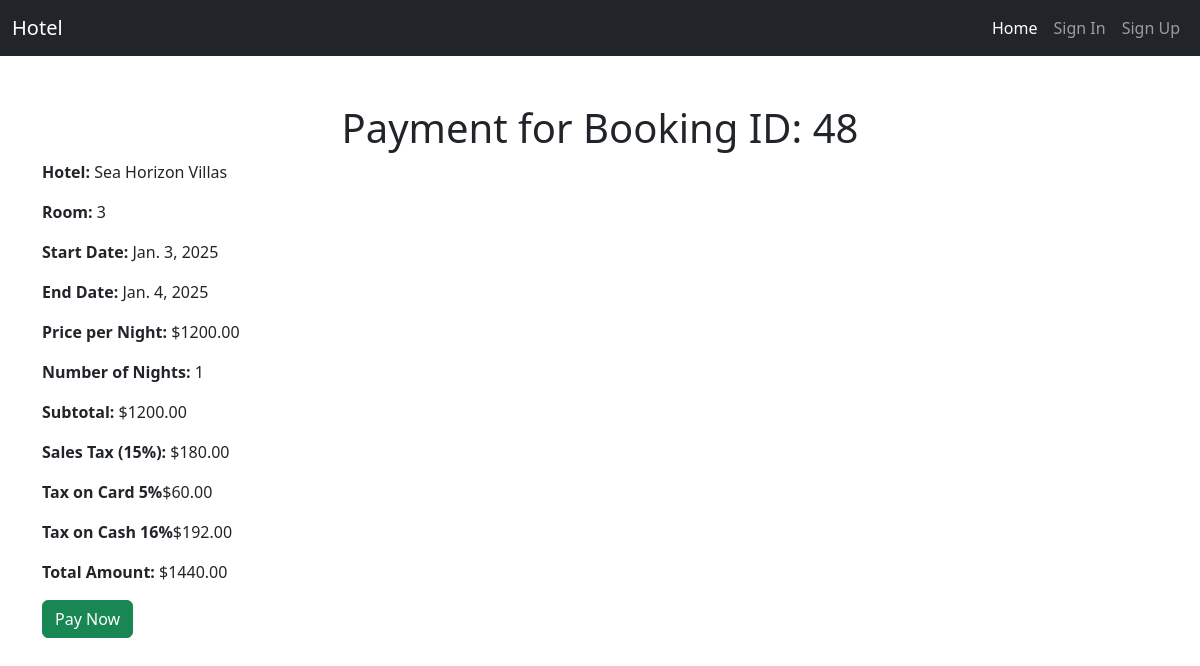
Screenshot of /pay-booking/48/ with the database file from the repository.
### home/models.py (models this page shows, shortened)
class Booking(models.Model):
    class StatusChoices(models.TextChoices):
        PENDING = 'Pending'
        CONFIRMED = 'Confirmed'
        COMPLETED = 'Completed'
        CANCELED = 'Canceled'
    """Booking Model"""
    customer = models.ForeignKey(Customer, on_delete=models.CASCADE, related_name='bookings')
    hotel = models.ForeignKey(Hotel, on_delete=models.CASCADE, related_name='bookings')
    room = models.ForeignKey(Room,on_delete=models.CASCADE , related_name='bookings')
    tax  = models.ForeignKey(Taxes,on_delete=models.CASCADE,related_name='bookings')
    status = models.CharField(max_length=100 , choices=StatusChoices.choices)
    start_date = models.DateField()
    end_date = models.DateField()

class Hotel(models.Model):
    location = models.ForeignKey('home.Location', on_delete=models.CASCADE)
    name            = models.CharField(max_length=100 , unique=True)
    stars           = models.PositiveSmallIntegerField(validators=[MinValueValidator(1),MaxValueValidator(5)])
    is_suspended    = models.BooleanField(default=False)
    is_premium      = models.BooleanField(default=False)
    room_count      = models.PositiveIntegerField(default=0)

class Room(models.Model):
    class RoomType(models.TextChoices):
        STANDARD = 'Standard'
        SUPERIOR = 'Superior'
        DELUXE = 'Deluxe'
        SUITE = 'Suite'
        FAMILY = 'Family'
    hotel = models.ForeignKey(Hotel, on_delete=models.CASCADE, related_name='rooms')
    amenities = models.ManyToManyField(Amenity, related_name='room', blank=True)  # Many-to-many relation to Amenity
    room_number = models.IntegerField(default=0)
    is_Booked = models.BooleanField(default=False)
    room_type = models.CharField(max_length=100, choices=RoomType.choices)
    price_per_night = models.DecimalField(decimal_places=2, max_digits=10 ,  validators=[MinValueValidator(Decimal('0.01'))])

class Taxes(models.Model):
    percentage  =   models.PositiveSmallIntegerField()
    description =   models.CharField(max_length=100)

### home/views.py (the view, shortened to what this page needs)
# urls.py: path('pay-booking/<int:booking_id>/', views.pay_booking, name='pay_booking'),
def pay_booking(request, booking_id):
    booking = get_object_or_404(Booking, id=booking_id)
    start_date = booking.start_date
    end_date = booking.end_date
    num_nights = (end_date - start_date).days
    price_per_night = booking.room.price_per_night
    sub_total = num_nights * price_per_night
    sales_tax = (sub_total * Decimal(0.15)).quantize(Decimal('0.01'))
    payment_method = request.GET.get('method', 'card')  # Default to 'card' if no method is provided
    tax_card = (Decimal(0.05) * sub_total).quantize(Decimal('0.01') )
    tax_cash = (Decimal(0.16) * sub_total).quantize(Decimal('0.01') )
    if payment_method.lower() == 'cash':
        additional_tax = sub_total * Decimal(0.16)  # 16% cash tax
    else:  # Assume 'card'
        additional_tax = sub_total * Decimal(0.05)  # 5% card tax
    total = sub_total  + sales_tax + additional_tax
    return render(request, 'home/pay_booking.html', {
        'booking': booking,
        'num_nights': num_nights,
        'price_per_night': price_per_night,
        'sub_total': sub_total,
        'sales_tax': sales_tax,
        'total': total,
        'tax_card' : tax_card,
        'tax_cash' : tax_cash,
        'payment_method': payment_method.capitalize(),
    })

### templates/home/pay_booking.html (shortened to what this page needs)
{% extends 'home/base.html' %}
{% block body %}
<main class="container mt-5">
    <h1 class="text-center">Payment for Booking ID: {{ booking.id }}</h1>
    <p><strong>Hotel:</strong> {{ booking.hotel.name }}</p>
    <p><strong>Room:</strong> {{ booking.room.room_number }}</p>
    <p><strong>Start Date:</strong> {{ booking.start_date }}</p>
    <p><strong>End Date:</strong> {{ booking.end_date }}</p>
    <p><strong>Price per Night:</strong> ${{ price_per_night }}</p>
    <p><strong>Number of Nights:</strong> {{ num_nights }}</p>
    <p><strong>Subtotal:</strong> ${{ sub_total }}</p>
    <p><strong>Sales Tax ({{ booking.tax.percentage }}%):</strong> ${{ sales_tax }}</p>
    <p><strong>Tax on Card 5%</strong>${{tax_card}}</p>
    <p><strong>Tax on Cash 16%</strong>${{tax_cash}}</p>
    <p><strong>Total Amount:</strong> ${{ total|floatformat:2 }}</p>
    <form method="POST">
        <button type="submit" class="btn btn-success">Pay Now</button>
    </form>
</main>
{% endblock body %}

### rows the page displays
Booking: id "48", hotel.name "Sea Horizon Villas", room.room_number "3", start_date "Jan. 3, 2025", end_date "Jan. 4, 2025", tax.percentage "15"
Room: price_per_night "1200.00"

### other values shown
{{ num_nights }} "1"
{{ sub_total }} "1200.00"
{{ sales_tax }} "180.00"
{{ tax_card }} "60.00"
{{ tax_cash }} "192.00"
{{ total|floatformat:2 }} "1440.00"
